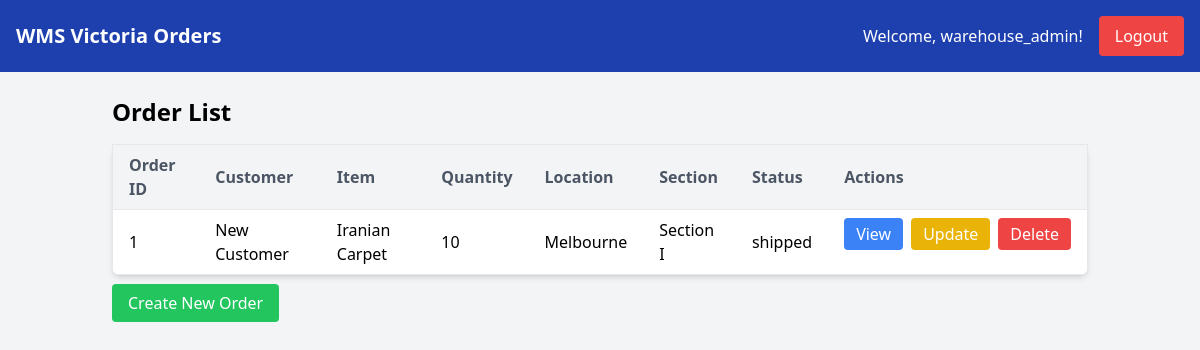
/inventory/order_list/ (signed in), run on an earlier commit of the app's database.
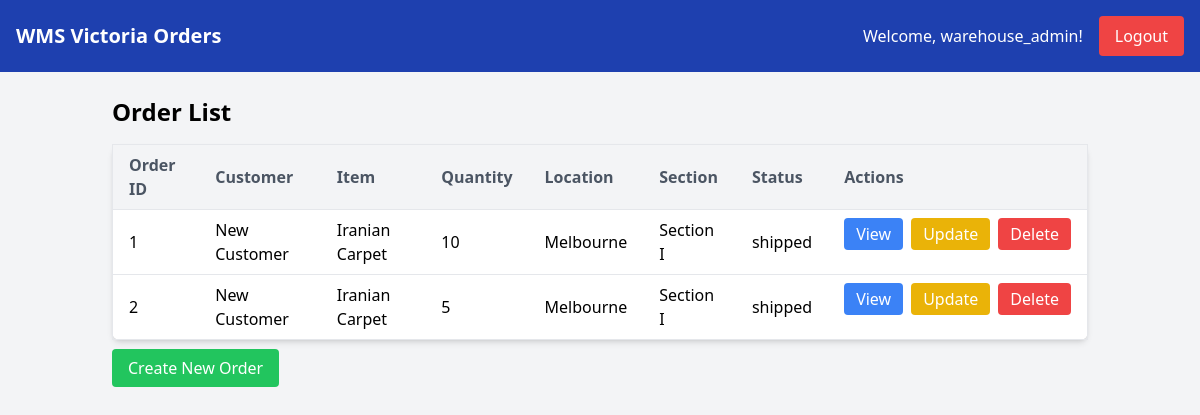
And on a later commit of the database.
### inventory/models.py (models this page shows, shortened)
class Order(models.Model):
    LOCATION_CHOICES = [
        ('Melbourne', 'Melbourne'),
        ('Kilmore', 'Kilmore'),
        ('Stawell', 'Stawell'),
        ('Shepparton', 'Shepparton'),
        ('Hamilton', 'Hamilton'),
    ]
    SECTION_CHOICES = [
        ('Section I', 'Section I'),
        ('Section II', 'Section II'),
        ('Section III', 'Section III'),
        ('Section IV', 'Section IV'),
        ('Section V', 'Section V'),
    ]
    default_item_id = 1  # Replace with a valid Item ID
    customer = models.ForeignKey(Customer, on_delete=models.CASCADE)
    item = models.ForeignKey(Item, default=default_item_id, on_delete=models.CASCADE)
    quantity = models.PositiveIntegerField(default=0)
    date = models.DateField(default=now)  # Automatically set to today's date
    status = models.CharField(max_length=50, choices=[('pending', 'Pending'), ('shipped', 'Shipped')])
    location = models.CharField(max_length=50, choices=LOCATION_CHOICES, default="Select Location")
    section = models.CharField(max_length=50, choices=SECTION_CHOICES, default="Select Section")

class Customer(models.Model):
    name = models.CharField(max_length=255)
    email = models.EmailField()
    telephone = models.CharField(max_length=20)
    address = models.TextField(default='no adress added')
    website = models.URLField(default='https://www.example.com')

class Item(models.Model):
    name = models.CharField(max_length=100)
    sku = models.CharField(max_length=100, unique=True)
    description = models.TextField(default="No description provided")

### inventory/views.py (the view)
# urls.py: path('order_list/', views.order_list, name='order_list'),
@login_required
def order_list(request):
    orders = Order.objects.all()
    is_warehouse_manager = request.user.groups.filter(name='warehouse_managers').exists()
    is_warehouse_staff = request.user.groups.filter(name='warehouse_staff').exists()
    context = {
        'orders': orders,
        'is_warehouse_manager': is_warehouse_manager,
        'is_warehouse_staff': is_warehouse_staff,
    }
    return render(request, 'inventory/order_list.html', context)

### templates/inventory/order_list.html (shortened to what this page needs)
<!DOCTYPE html>
<html lang="en">
<head>
    {% load static tailwind_tags %}
    <link href="https://cdn.jsdelivr.net/npm/tailwindcss@2.2.19/dist/tailwind.min.css" rel="stylesheet">
    {% tailwind_css %}
</head>
<body class="bg-gray-100 font-sans">
    <div id="header" class="bg-blue-800 text-white p-4 flex items-center justify-between">
        <div class="flex items-center space-x-4">
            <h1 class="text-xl font-semibold">WMS Victoria Orders</h1>
        </div>
        <div class="flex items-center space-x-4">
            <span>Welcome, {{ user.username }}!</span>
            <a href="{% url 'logout' %}" class="bg-red-500 hover:bg-red-600 text-white py-2 px-4 rounded">Logout</a>
        </div>
    </div>
    <div class="container mx-auto p-6">
        <h2 class="text-2xl font-semibold mb-4">Order List</h2>
        <table class="min-w-full bg-white border border-gray-200 rounded-lg shadow-md">
            <thead>
                <tr class="bg-gray-100 border-b">
                    <th class="py-2 px-4 text-left text-gray-600">Order ID</th>
                    <th class="py-2 px-4 text-left text-gray-600">Customer</th>
                    <th class="py-2 px-4 text-left text-gray-600">Item</th>
                    <th class="py-2 px-4 text-left text-gray-600">Quantity</th>
                    <th class="py-2 px-4 text-left text-gray-600">Location</th>
                    <th class="py-2 px-4 text-left text-gray-600">Section</th>
                    <th class="py-2 px-4 text-left text-gray-600">Status</th>
                    <th class="py-2 px-4 text-left text-gray-600">Actions</th>
                </tr>
            </thead>
            <tbody>
                {% for order in orders %}
                <tr class="border-b">
                    <td class="py-2 px-4">{{ order.id }}</td>
                    <td class="py-2 px-4">{{ order.customer.name }}</td>
                    <td class="py-2 px-4">{{ order.item.name }}</td>
                    <td class="py-2 px-4">{{ order.quantity }}</td>
                    <td class="py-2 px-4">{{ order.location }}</td>
                    <td class="py-2 px-4">{{ order.section }}</td>
                    <td class="py-2 px-4">{{ order.status }}</td>
                    <td class="py-2 px-4 flex space-x-2">
                        <a href="{% url 'order_detail' order.pk %}" class="bg-blue-500 hover:bg-blue-600 text-white py-1 px-3 rounded">View</a>
                        <a href="{% url 'update_order' order.pk %}" class="bg-yellow-500 hover:bg-yellow-600 text-white py-1 px-3 rounded">Update</a>
                        <a href="{% url 'delete_order' order.pk %}" class="bg-red-500 hover:bg-red-600 text-white py-1 px-3 rounded">Delete</a>
                    </td>
                </tr>
                {% endfor %}
            </tbody>
        </table>
        <div class="mt-4">
            <a href="{% url 'create_order' %}" class="bg-green-500 hover:bg-green-600 text-white py-2 px-4 rounded">Create New Order</a>
        </div>
    </div>
</body>
</html>

What changed in the data, as far as the page shows it:
added Order: id "2", customer.name "New Customer", item.name "Iranian Carpet", quantity "5", location "Melbourne", section "Section I", status "shipped"
